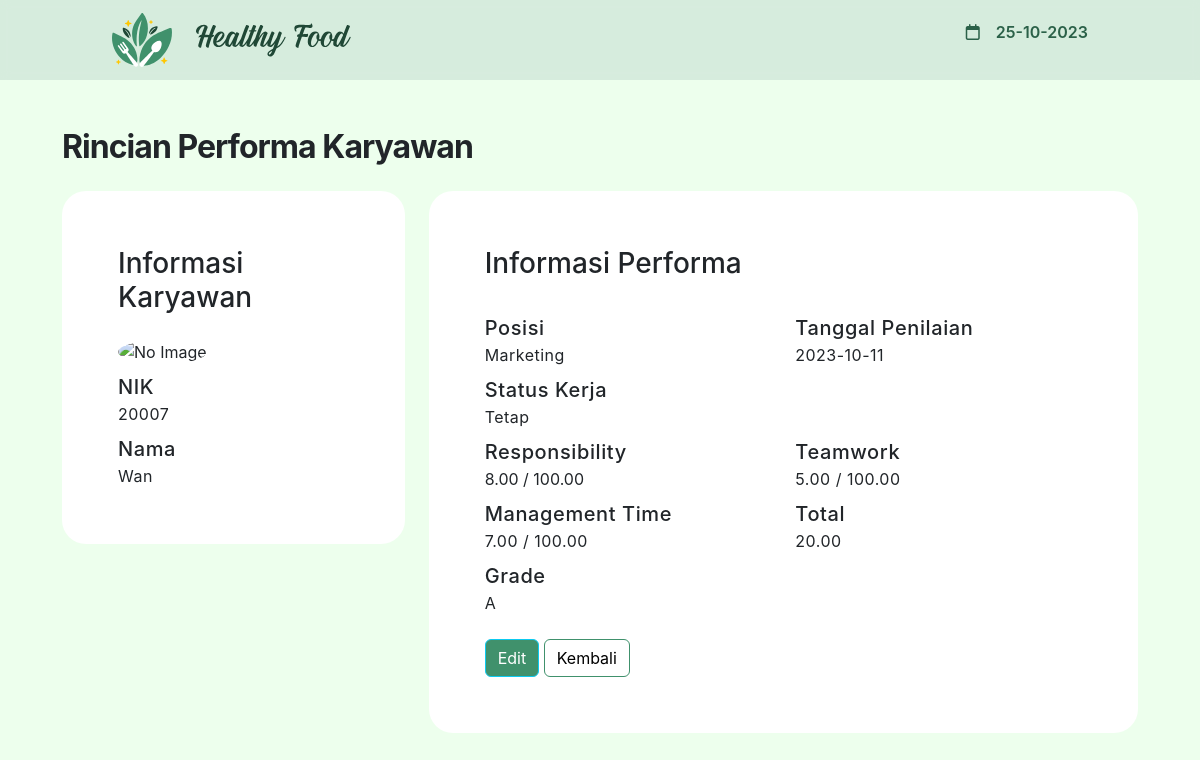
The page /view_performance.php?nik=20007 on the database its author committed.
### tables this page shows
CREATE TABLE `performance` (
  `nik` int(8) NOT NULL,
  `foto` varchar(200) NOT NULL,
  `nama` varchar(200) NOT NULL,
  `status_kerja` enum('Tetap','Tidak Tetap') NOT NULL,
  `position` varchar(10) NOT NULL,
  `tgl_penilaian` date NOT NULL,
  `responsibility` decimal(10,2) NOT NULL,
  `teamwork` decimal(10,2) NOT NULL,
  `management_time` decimal(10,2) NOT NULL,
  `total` decimal(10,2) NOT NULL,
  `grade` varchar(3) NOT NULL
);

### view_performance.php (the view, shortened to what this page needs)
<!DOCTYPE html>
<html lang="en">
<?php
include "sqlConnect.php";
$nik = $_GET['nik'];
$sql = "SELECT * FROM performance where nik = '$nik' LIMIT 1";
$result = mysqli_query($conn, $sql);
if ($result->num_rows > 0) {
    while ($row = $result->fetch_assoc()) {
        $nik = $row['nik'];
        $nama = $row['nama'];
        $foto = $row['foto'];
        $tglPenilaian = $row['tgl_penilaian'];
        $posisi = $row['position'];
        $statusKerja = $row['status_kerja'];
        $responsibility = $row['responsibility'];
        $teamwork = $row['teamwork'];
        $management = $row['management_time'];
        $total = $row['total'];
        $grade = $row['grade'];
    }
}
?>
<head>
    <link href="https://cdn.jsdelivr.net/npm/bootstrap@5.3.2/dist/css/bootstrap.min.css" rel="stylesheet">
    <link rel="stylesheet" href="https://cdnjs.cloudflare.com/ajax/libs/font-awesome/6.0.0/css/all.min.css">
    <link rel="stylesheet" href="style.css">
</head>
<body>
  <nav class="navbar navbar-expand-lg bg-body-tertiary sticky-top">
    <div class="container-fluid">
      <a class="navbar-brand" href="#"><img src="images/logo.svg"><img src="images/logoText.svg"></a>
      <div class="collapse navbar-collapse" id="navbarNavAltMarkup">
        <div class="navbar-nav">
          <div>
            <i class="fa-regular fa-calendar"></i>
            <p id="tgl">tanggal</p>
          </div>
        </div>
      </div>
    </div>
  </nav>
    <div class="container">
        <div class="content-body">
            <div class="content-fluid">
                <h1 class="PageTitle mt-3">Rincian Performa Karyawan</h1>
                <div class="row">
                    <div class="col-12 col-md-4 mb-3">
                        <div class="card">
                            <div class="card-body">
                                <h3 class="mb-4">Informasi Karyawan</h3>
                                <div class="col-12 form-input mt-2">
                                    <img src="databaseFoto/<?php echo ($foto) ?>" alt="No Image" id="previewFoto" class="img-fluid rounded-circle" style="width: 100px; height: 100px;">
                                </div>
                                <div class="row">
                                    <div class="col-6 col-md-12 form-input mt-2">
                                        <label class="view-title">
                                            NIK
                                        </label>
                                        <br />
                                        <label class="view-value"><?php echo ($nik) ?></label>
                                    </div>
                                    <div class="col-6 col-md-12 form-input mt-2">
                                        <label class="view-title">
                                            Nama
                                        </label>
                                        <br />
                                        <label class="view-value"><?php echo ($nama) ?></label>
                                    </div>
                                </div>
                            </div>
                        </div>
                    </div>
                    <div class="col-12 col-md-8">
                        <div class="card">
                            <div class="card-body">
                                <h3>Informasi Performa</h3>
                                <div class="row mt-4">
                                    <div class="col-6 form-input mt-2">
                                        <label class="view-title">
                                            Posisi
                                        </label>
                                        <br />
                                        <label class="view-value"><?php echo ($posisi) ?></label>
                                    </div>
                                    <div class="col-12 col-sm-6 form-input mt-2">
                                        <label class="view-title">
                                            Tanggal Penilaian
                                        </label>
                                        <br />
                                        <label class="view-value"><?php echo ($tglPenilaian) ?></label>
                                    </div>
                                    <div class="col-12 form-input mt-2">
                                        <label class="view-title">
                                            Status Kerja
                                        </label>
                                        <br />
                                        <label class="view-value"><?php echo ($statusKerja) ?></label>
                                    </div>
                                    <div class="col-12 col-xxl-4 col-sm-6 form-input mt-2">
                                        <label class="view-title">
                                            Responsibility
                                        </label>
                                        <br />
                                        <label><?php echo ($responsibility) ?> / 100.00</label>
                                    </div>
                                    <div class="col-12 col-xxl-4 col-sm-6 form-input mt-2">
                                        <label class="view-title">
                                            Teamwork
                                        </label>
                                        <br />
                                        <label class="view-value"><?php echo ($teamwork) ?> / 100.00</label>
                                    </div>
                                    <div class="col-12 col-xxl-4 col-sm-6 form-input mt-2">
                                        <label class="view-title">
                                            Management Time
                                        </label>
                                        <br />
                                        <label class="view-value"><?php echo ($management) ?> / 100.00</label>
                                    </div>
                                    <div class="col-6 form-input mt-2">
                                        <label class="view-title">
                                            Total
                                        </label>
                                        <br />
                                        <label class="view-value"><?php echo ($total) ?></label>
                                    </div>
                                    <div class="col-6 form-input mt-2">
                                        <label class="view-title">
                                            Grade
                                        </label>
                                        <br />
                                        <label class="view-value"><?php echo ($grade) ?></label>
                                    </div>
                                </div>
                                <div class="mt-4">
                                    <a href="edit_performance.php?nik=<?php echo ($nik) ?>" target="_self">
                                        <div class="btn btn-info" style="background-color:#40916C;max-width:250px;color:white">Edit</div>
                                    </a>
                                    <a href="performance.php" target="_self">
                                        <div class="btn btn-primary" style="background-color:white;max-width:250px;border:2;border-color:#40916C;color:black;">
                                            Kembali
                                        </div>
                                    </a>
                                </div>
                            </div>
                        </div>
                    </div>
                </div>
            </div>
        </div>
    </div>
</body>
</html>

### style.css (style rules this page uses)
body { background-color: #EDFFED; height: 2000px; font-family: 'Inter', sans-serif; }
h1 { font-weight: 600; }
a { color: #2B6148; text-decoration: none; }
.card { border-radius: 24px; border: none; padding: 40px; }

### view_performance.php (style rules this page uses)
.container { padding: 2rem; }
.PageTitle { font-family: "Inter"; font-style: normal; font-weight: 700; font-size: 32px; line-height: 120%; letter-spacing: -0.03em; margin-bottom: 25px; }
.view-title { font-family: "Inter"; font-weight: 500; font-size: 20px; letter-spacing: +0.03em; }
.view-value { font-size: 16px; line-height: 120%; letter-spacing: +0.03em; }

### rows shown on the page
performance: nik "20007", nama "Wan", position "Marketing", tgl_penilaian "2023-10-11", status_kerja "Tetap", responsibility "8.00", teamwork "5.00", management_time "7.00", total "20.00", grade "A"
